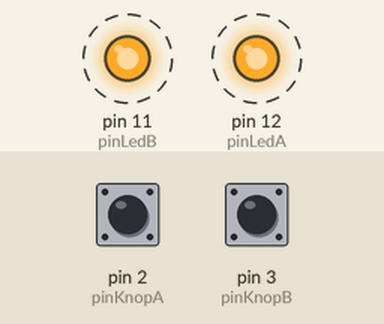
The sketch below on a simulated Arduino Uno, built with avr-gcc and run on an emulated ATmega328P. Shown: output pins drawn as LEDs (lit = HIGH). Dashed ring = blinking. Inputs (shaded band) come from the test bench; at power-on: pin 2 (pinKnopA) LOW, pin 3 (pinKnopB) LOW.

Above: at 2.8 s.
2.9 s: pin 2 (pinKnopA) pulled HIGH for 1.2 s
6.4 s: pin 3 (pinKnopB) pulled HIGH for 3.2 s
Timing chart, 0 to 17.1 s (numbered marks = the images above; inputs shaded):
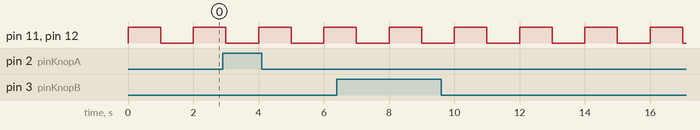

The sketch:

sketch_nov23a.ino
```cpp
const int pinLedA   = 12; // pin van LED A
const int pinLedB   = 11; // pin van LED B
const int pinKnopA  = 2; // pin van knop A
const int pinKnopB  = 3; // pin van knop B
const int voorStart = 1;
const int Start = 2;
const int eind = 3;
int toestand = 1;
int puntenA = 0;
int puntenB = 0;
/*****************************************
   setup()
 *****************************************/
void setup() {
  // enable console en stuur opstartbericht

  // zet pinmode voor leds
  pinMode(pinLedA, OUTPUT);
  pinMode(pinLedB, OUTPUT);

  // zet pinmode voor knoppen
  pinMode(pinKnopA, INPUT);
  pinMode(pinKnopB, INPUT);

  // zet LEDs aan
  digitalWrite(pinLedA, HIGH);
  digitalWrite(pinLedB, HIGH);

}

/*****************************************
   loop()
 *****************************************/
void loop() {
if (digitalRead(pinKnopA) == HIGH && digitalRead(pinKnopB) == HIGH){
  toestand = Start;
}
  if (toestand == voorStart){
    digitalWrite(11, HIGH);
    digitalWrite(12, HIGH);
    delay(1000);
    digitalWrite(11, LOW);
    digitalWrite(12, LOW);
    delay(1000);
  }
  if (toestand == Start){
    if (digitalRead(pinKnopA) == HIGH){
      if (digitalRead(pinKnopA) == LOW) {
        } puntenA = puntenA + 1;
    }
    if (digitalRead(pinKnopB) == HIGH){
      if (digitalRead(pinKnopB) == LOW) {
        } puntenB = puntenB + 1;
  }
  if (millis() > 10000){
    toestand = eind;
    }
  }

  if (toestand == eind){
    if (puntenA > puntenB) {
      digitalWrite(pinLedA, HIGH);
    } else {
      digitalWrite(pinLedB, HIGH);
      }
      if (puntenA == puntenB){
        digitalWrite(pinLedA, HIGH);
        digitalWrite(pinLedB, HIGH);
        }
    }
  // zet LedA aan/uit afhankelijk van stand van knopA
  if (digitalRead(pinKnopA) == LOW) {
    digitalWrite(pinLedA, LOW);
  } else {
    digitalWrite(pinLedA, HIGH);
  }

  // zet LedB aan/uit afhankelijk van stand van nopB
  if (digitalRead(pinKnopB) == LOW) {
    digitalWrite(pinLedB, LOW);
  } else {
    digitalWrite(pinLedB, HIGH);
  }

}
```

Measured:
- by itself, pin 11 (pinLedB), pin 12 (pinLedA): alternates HIGH for 1.0 s and LOW for 1.0 s
